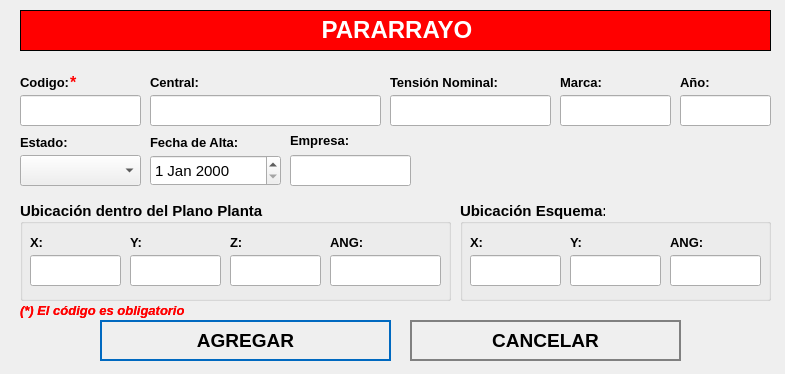
<?xml version="1.0" encoding="UTF-8"?>
<ui version="4.0">
 <class>NewBook</class>
 <widget class="QWidget" name="NewBook">
  <property name="geometry">
   <rect>
    <x>0</x>
    <y>0</y>
    <width>785</width>
    <height>374</height>
   </rect>
  </property>
  <property name="minimumSize">
   <size>
    <width>785</width>
    <height>374</height>
   </size>
  </property>
  <property name="maximumSize">
   <size>
    <width>785</width>
    <height>374</height>
   </size>
  </property>
  <property name="windowTitle">
   <string>Nuevo Registro</string>
  </property>
  <property name="styleSheet">
   <string notr="true">QPushButton
{	
	height: 2em;
 	border-style: solid;
	border-width: 2px;
 	border-color: grey;
	font-weight: bold;
}

QPushButton:hover
{
   	background-color:grey;
	color:white;
}</string>
  </property>
  <widget class="QLabel" name="label">
   <property name="geometry">
    <rect>
     <x>20</x>
     <y>10</y>
     <width>751</width>
     <height>41</height>
    </rect>
   </property>
   <property name="font">
    <font>
     <underline>false</underline>
    </font>
   </property>
   <property name="autoFillBackground">
    <bool>false</bool>
   </property>
   <property name="styleSheet">
    <string notr="true">background-color: red;</string>
   </property>
   <property name="frameShape">
    <enum>QFrame::Box</enum>
   </property>
   <property name="text">
    <string>&lt;html&gt;&lt;head/&gt;&lt;body&gt;&lt;p align=&quot;center&quot;&gt;&lt;span style=&quot; font-size:18pt; font-weight:600; color:#ffffff;&quot;&gt;PARARRAYO&lt;/span&gt;&lt;/p&gt;&lt;/body&gt;&lt;/html&gt;</string>
   </property>
  </widget>
  <widget class="QLabel" name="label_autoriza">
   <property name="geometry">
    <rect>
     <x>20</x>
     <y>70</y>
     <width>101</width>
     <height>25</height>
    </rect>
   </property>
   <property name="text">
    <string>&lt;html&gt;&lt;head/&gt;&lt;body&gt;&lt;p&gt;&lt;span style=&quot; font-size:10pt; font-weight:600;&quot;&gt;Codigo:&lt;/span&gt;&lt;/p&gt;&lt;/body&gt;&lt;/html&gt;</string>
   </property>
  </widget>
  <widget class="QLineEdit" name="inputCodigo">
   <property name="geometry">
    <rect>
     <x>20</x>
     <y>95</y>
     <width>121</width>
     <height>31</height>
    </rect>
   </property>
   <property name="font">
    <font>
     <pointsize>12</pointsize>
    </font>
   </property>
   <property name="maxLength">
    <number>15</number>
   </property>
  </widget>
  <widget class="QLineEdit" name="inputCentral">
   <property name="geometry">
    <rect>
     <x>150</x>
     <y>95</y>
     <width>231</width>
     <height>31</height>
    </rect>
   </property>
   <property name="font">
    <font>
     <pointsize>12</pointsize>
    </font>
   </property>
  </widget>
  <widget class="QPushButton" name="addButton">
   <property name="geometry">
    <rect>
     <x>100</x>
     <y>320</y>
     <width>291</width>
     <height>41</height>
    </rect>
   </property>
   <property name="font">
    <font>
     <pointsize>14</pointsize>
     <weight>75</weight>
     <bold>true</bold>
    </font>
   </property>
   <property name="cursor">
    <cursorShape>PointingHandCursor</cursorShape>
   </property>
   <property name="styleSheet">
    <string notr="true">QPushButton
{	
	height: 2em;
 	border-style: solid;
	border-width: 2px;
 	border-color: #0069c0;
	font-weight: bold;
}

QPushButton:hover
{
   	background-color:#0069c0;
	color:white;
}</string>
   </property>
   <property name="text">
    <string>AGREGAR</string>
   </property>
   <property name="icon">
    <iconset>
     <normaloff>../assets/icons/add-icon.png</normaloff>../assets/icons/add-icon.png</iconset>
   </property>
   <property name="iconSize">
    <size>
     <width>30</width>
     <height>30</height>
    </size>
   </property>
   <property name="autoDefault">
    <bool>true</bool>
   </property>
   <property name="default">
    <bool>true</bool>
   </property>
   <property name="flat">
    <bool>true</bool>
   </property>
  </widget>
  <widget class="QPushButton" name="cancelButton">
   <property name="geometry">
    <rect>
     <x>410</x>
     <y>320</y>
     <width>271</width>
     <height>41</height>
    </rect>
   </property>
   <property name="font">
    <font>
     <pointsize>14</pointsize>
     <weight>75</weight>
     <bold>true</bold>
    </font>
   </property>
   <property name="cursor">
    <cursorShape>PointingHandCursor</cursorShape>
   </property>
   <property name="styleSheet">
    <string notr="true">QPushButton
{	
	height: 2em;
 	border-style: solid;
	border-width: 2px;
 	border-color: grey;
	font-weight: bold;
}

QPushButton:hover
{
   	background-color:grey;
	color:white;
}</string>
   </property>
   <property name="text">
    <string>CANCELAR</string>
   </property>
   <property name="icon">
    <iconset>
     <normaloff>../assets/icons/cancel-icon.png</normaloff>../assets/icons/cancel-icon.png</iconset>
   </property>
   <property name="iconSize">
    <size>
     <width>30</width>
     <height>30</height>
    </size>
   </property>
   <property name="autoDefault">
    <bool>true</bool>
   </property>
   <property name="default">
    <bool>true</bool>
   </property>
   <property name="flat">
    <bool>true</bool>
   </property>
  </widget>
  <widget class="QLabel" name="label_aquienVisita">
   <property name="geometry">
    <rect>
     <x>150</x>
     <y>70</y>
     <width>191</width>
     <height>25</height>
    </rect>
   </property>
   <property name="text">
    <string>&lt;html&gt;&lt;head/&gt;&lt;body&gt;&lt;p&gt;&lt;span style=&quot; font-size:10pt; font-weight:600;&quot;&gt;Central:&lt;/span&gt;&lt;/p&gt;&lt;/body&gt;&lt;/html&gt;</string>
   </property>
  </widget>
  <widget class="QLabel" name="label_horaSalida">
   <property name="geometry">
    <rect>
     <x>20</x>
     <y>130</y>
     <width>81</width>
     <height>25</height>
    </rect>
   </property>
   <property name="text">
    <string>&lt;html&gt;&lt;head/&gt;&lt;body&gt;&lt;p&gt;&lt;span style=&quot; font-size:10pt; font-weight:600;&quot;&gt;Estado:&lt;/span&gt;&lt;/p&gt;&lt;/body&gt;&lt;/html&gt;</string>
   </property>
  </widget>
  <widget class="QLabel" name="label_motivoVisita">
   <property name="geometry">
    <rect>
     <x>150</x>
     <y>130</y>
     <width>131</width>
     <height>25</height>
    </rect>
   </property>
   <property name="text">
    <string>&lt;html&gt;&lt;head/&gt;&lt;body&gt;&lt;p&gt;&lt;span style=&quot; font-size:10pt; font-weight:600;&quot;&gt;Fecha de Alta:&lt;/span&gt;&lt;/p&gt;&lt;/body&gt;&lt;/html&gt;</string>
   </property>
  </widget>
  <widget class="QLabel" name="label_nota_obligatoria">
   <property name="geometry">
    <rect>
     <x>20</x>
     <y>300</y>
     <width>281</width>
     <height>21</height>
    </rect>
   </property>
   <property name="text">
    <string>&lt;html&gt;&lt;head/&gt;&lt;body&gt;&lt;p&gt;&lt;span style=&quot; font-size:10pt; font-weight:600; font-style:italic; color:#ff0000;&quot;&gt;(*) El código es obligatorio&lt;/span&gt;&lt;/p&gt;&lt;/body&gt;&lt;/html&gt;</string>
   </property>
  </widget>
  <widget class="QLabel" name="ast_aquienvisita">
   <property name="geometry">
    <rect>
     <x>70</x>
     <y>70</y>
     <width>21</width>
     <height>25</height>
    </rect>
   </property>
   <property name="text">
    <string>&lt;html&gt;&lt;head/&gt;&lt;body&gt;&lt;p&gt;&lt;span style=&quot; font-size:12pt; font-weight:600; color:#ff0000;&quot;&gt;*&lt;/span&gt;&lt;/p&gt;&lt;/body&gt;&lt;/html&gt;</string>
   </property>
  </widget>
  <widget class="QLabel" name="label_advertencia_dni">
   <property name="geometry">
    <rect>
     <x>20</x>
     <y>300</y>
     <width>251</width>
     <height>21</height>
    </rect>
   </property>
   <property name="text">
    <string>&lt;html&gt;&lt;head/&gt;&lt;body&gt;&lt;p&gt;&lt;span style=&quot; font-size:10pt; font-weight:600; font-style:italic; color:#ff0000;&quot;&gt;(*) El código es obligatorio&lt;/span&gt;&lt;/p&gt;&lt;/body&gt;&lt;/html&gt;</string>
   </property>
  </widget>
  <widget class="QComboBox" name="cbEstado">
   <property name="geometry">
    <rect>
     <x>20</x>
     <y>155</y>
     <width>121</width>
     <height>31</height>
    </rect>
   </property>
   <property name="font">
    <font>
     <pointsize>12</pointsize>
    </font>
   </property>
   <property name="editable">
    <bool>false</bool>
   </property>
  </widget>
  <widget class="QDateEdit" name="inputFecha">
   <property name="geometry">
    <rect>
     <x>150</x>
     <y>155</y>
     <width>131</width>
     <height>31</height>
    </rect>
   </property>
   <property name="font">
    <font>
     <pointsize>11</pointsize>
     <weight>50</weight>
     <bold>false</bold>
    </font>
   </property>
  </widget>
  <widget class="QLineEdit" name="inputMarca">
   <property name="geometry">
    <rect>
     <x>560</x>
     <y>95</y>
     <width>111</width>
     <height>31</height>
    </rect>
   </property>
   <property name="font">
    <font>
     <pointsize>12</pointsize>
    </font>
   </property>
   <property name="maxLength">
    <number>50</number>
   </property>
  </widget>
  <widget class="QLabel" name="label_autoriza_2">
   <property name="geometry">
    <rect>
     <x>560</x>
     <y>70</y>
     <width>101</width>
     <height>25</height>
    </rect>
   </property>
   <property name="text">
    <string>&lt;html&gt;&lt;head/&gt;&lt;body&gt;&lt;p&gt;&lt;span style=&quot; font-size:10pt; font-weight:600;&quot;&gt;Marca:&lt;/span&gt;&lt;/p&gt;&lt;/body&gt;&lt;/html&gt;</string>
   </property>
  </widget>
  <widget class="QLineEdit" name="inputAnio">
   <property name="geometry">
    <rect>
     <x>680</x>
     <y>95</y>
     <width>91</width>
     <height>31</height>
    </rect>
   </property>
   <property name="font">
    <font>
     <pointsize>12</pointsize>
    </font>
   </property>
   <property name="maxLength">
    <number>4</number>
   </property>
  </widget>
  <widget class="QLabel" name="label_autoriza_3">
   <property name="geometry">
    <rect>
     <x>680</x>
     <y>70</y>
     <width>91</width>
     <height>25</height>
    </rect>
   </property>
   <property name="text">
    <string>&lt;html&gt;&lt;head/&gt;&lt;body&gt;&lt;p&gt;&lt;span style=&quot; font-size:10pt; font-weight:600;&quot;&gt;Año:&lt;/span&gt;&lt;/p&gt;&lt;/body&gt;&lt;/html&gt;</string>
   </property>
  </widget>
  <widget class="QLabel" name="label_autoriza_4">
   <property name="geometry">
    <rect>
     <x>390</x>
     <y>70</y>
     <width>151</width>
     <height>25</height>
    </rect>
   </property>
   <property name="text">
    <string>&lt;html&gt;&lt;head/&gt;&lt;body&gt;&lt;p&gt;&lt;span style=&quot; font-size:10pt; font-weight:600;&quot;&gt;Tensión Nominal:&lt;/span&gt;&lt;/p&gt;&lt;/body&gt;&lt;/html&gt;</string>
   </property>
  </widget>
  <widget class="QLineEdit" name="inputTension">
   <property name="geometry">
    <rect>
     <x>390</x>
     <y>95</y>
     <width>161</width>
     <height>31</height>
    </rect>
   </property>
   <property name="font">
    <font>
     <pointsize>12</pointsize>
    </font>
   </property>
   <property name="maxLength">
    <number>8</number>
   </property>
  </widget>
  <widget class="QGroupBox" name="groupBox_2">
   <property name="geometry">
    <rect>
     <x>460</x>
     <y>200</y>
     <width>311</width>
     <height>101</height>
    </rect>
   </property>
   <property name="font">
    <font>
     <pointsize>11</pointsize>
     <weight>75</weight>
     <bold>true</bold>
    </font>
   </property>
   <property name="title">
    <string>Ubicación Esquema:</string>
   </property>
   <property name="alignment">
    <set>Qt::AlignLeading|Qt::AlignLeft|Qt::AlignVCenter</set>
   </property>
   <widget class="QLabel" name="label_motivoVisita_3">
    <property name="geometry">
     <rect>
      <x>210</x>
      <y>30</y>
      <width>121</width>
      <height>25</height>
     </rect>
    </property>
    <property name="text">
     <string>&lt;html&gt;&lt;head/&gt;&lt;body&gt;&lt;p&gt;&lt;span style=&quot; font-size:10pt; font-weight:600;&quot;&gt;ANG:&lt;/span&gt;&lt;/p&gt;&lt;/body&gt;&lt;/html&gt;</string>
    </property>
   </widget>
   <widget class="QLabel" name="label_horaSalida_3">
    <property name="geometry">
     <rect>
      <x>110</x>
      <y>30</y>
      <width>81</width>
      <height>25</height>
     </rect>
    </property>
    <property name="text">
     <string>&lt;html&gt;&lt;head/&gt;&lt;body&gt;&lt;p&gt;&lt;span style=&quot; font-size:10pt; font-weight:600;&quot;&gt;Y:&lt;/span&gt;&lt;/p&gt;&lt;/body&gt;&lt;/html&gt;</string>
    </property>
   </widget>
   <widget class="QLineEdit" name="inputX_2">
    <property name="geometry">
     <rect>
      <x>10</x>
      <y>55</y>
      <width>91</width>
      <height>31</height>
     </rect>
    </property>
    <property name="font">
     <font>
      <pointsize>12</pointsize>
     </font>
    </property>
    <property name="maxLength">
     <number>9</number>
    </property>
   </widget>
   <widget class="QLineEdit" name="inputY_2">
    <property name="geometry">
     <rect>
      <x>110</x>
      <y>55</y>
      <width>91</width>
      <height>31</height>
     </rect>
    </property>
    <property name="font">
     <font>
      <pointsize>12</pointsize>
     </font>
    </property>
    <property name="maxLength">
     <number>9</number>
    </property>
   </widget>
   <widget class="QLineEdit" name="inputANG_2">
    <property name="geometry">
     <rect>
      <x>210</x>
      <y>55</y>
      <width>91</width>
      <height>31</height>
     </rect>
    </property>
    <property name="font">
     <font>
      <pointsize>12</pointsize>
     </font>
    </property>
    <property name="maxLength">
     <number>11</number>
    </property>
   </widget>
   <widget class="QLabel" name="label_horaIngreso_3">
    <property name="geometry">
     <rect>
      <x>10</x>
      <y>30</y>
      <width>71</width>
      <height>25</height>
     </rect>
    </property>
    <property name="text">
     <string>&lt;html&gt;&lt;head/&gt;&lt;body&gt;&lt;p&gt;&lt;span style=&quot; font-size:10pt; font-weight:600;&quot;&gt;X:&lt;/span&gt;&lt;/p&gt;&lt;/body&gt;&lt;/html&gt;</string>
    </property>
   </widget>
  </widget>
  <widget class="QGroupBox" name="groupBox">
   <property name="geometry">
    <rect>
     <x>20</x>
     <y>200</y>
     <width>431</width>
     <height>101</height>
    </rect>
   </property>
   <property name="font">
    <font>
     <pointsize>11</pointsize>
     <weight>75</weight>
     <bold>true</bold>
    </font>
   </property>
   <property name="title">
    <string>Ubicación dentro del Plano Planta:</string>
   </property>
   <property name="alignment">
    <set>Qt::AlignLeading|Qt::AlignLeft|Qt::AlignVCenter</set>
   </property>
   <widget class="QLabel" name="label_motivoVisita_2">
    <property name="geometry">
     <rect>
      <x>210</x>
      <y>30</y>
      <width>91</width>
      <height>25</height>
     </rect>
    </property>
    <property name="text">
     <string>&lt;html&gt;&lt;head/&gt;&lt;body&gt;&lt;p&gt;&lt;span style=&quot; font-size:10pt; font-weight:600;&quot;&gt;Z:&lt;/span&gt;&lt;/p&gt;&lt;/body&gt;&lt;/html&gt;</string>
    </property>
   </widget>
   <widget class="QLabel" name="label_horaSalida_2">
    <property name="geometry">
     <rect>
      <x>110</x>
      <y>30</y>
      <width>81</width>
      <height>25</height>
     </rect>
    </property>
    <property name="text">
     <string>&lt;html&gt;&lt;head/&gt;&lt;body&gt;&lt;p&gt;&lt;span style=&quot; font-size:10pt; font-weight:600;&quot;&gt;Y:&lt;/span&gt;&lt;/p&gt;&lt;/body&gt;&lt;/html&gt;</string>
    </property>
   </widget>
   <widget class="QLineEdit" name="inputX">
    <property name="geometry">
     <rect>
      <x>10</x>
      <y>55</y>
      <width>91</width>
      <height>31</height>
     </rect>
    </property>
    <property name="font">
     <font>
      <pointsize>12</pointsize>
     </font>
    </property>
    <property name="maxLength">
     <number>14</number>
    </property>
   </widget>
   <widget class="QLineEdit" name="inputY">
    <property name="geometry">
     <rect>
      <x>110</x>
      <y>55</y>
      <width>91</width>
      <height>31</height>
     </rect>
    </property>
    <property name="font">
     <font>
      <pointsize>12</pointsize>
     </font>
    </property>
    <property name="maxLength">
     <number>14</number>
    </property>
   </widget>
   <widget class="QLineEdit" name="inputZ">
    <property name="geometry">
     <rect>
      <x>210</x>
      <y>55</y>
      <width>91</width>
      <height>31</height>
     </rect>
    </property>
    <property name="font">
     <font>
      <pointsize>12</pointsize>
     </font>
    </property>
    <property name="maxLength">
     <number>14</number>
    </property>
   </widget>
   <widget class="QLabel" name="label_horaIngreso_2">
    <property name="geometry">
     <rect>
      <x>10</x>
      <y>30</y>
      <width>71</width>
      <height>25</height>
     </rect>
    </property>
    <property name="text">
     <string>&lt;html&gt;&lt;head/&gt;&lt;body&gt;&lt;p&gt;&lt;span style=&quot; font-size:10pt; font-weight:600;&quot;&gt;X:&lt;/span&gt;&lt;/p&gt;&lt;/body&gt;&lt;/html&gt;</string>
    </property>
   </widget>
   <widget class="QLabel" name="label_horaIngreso_4">
    <property name="geometry">
     <rect>
      <x>310</x>
      <y>30</y>
      <width>71</width>
      <height>25</height>
     </rect>
    </property>
    <property name="text">
     <string>&lt;html&gt;&lt;head/&gt;&lt;body&gt;&lt;p&gt;&lt;span style=&quot; font-size:10pt; font-weight:600;&quot;&gt;ANG:&lt;/span&gt;&lt;/p&gt;&lt;/body&gt;&lt;/html&gt;</string>
    </property>
   </widget>
   <widget class="QLineEdit" name="inputANG">
    <property name="geometry">
     <rect>
      <x>310</x>
      <y>55</y>
      <width>111</width>
      <height>31</height>
     </rect>
    </property>
    <property name="font">
     <font>
      <pointsize>12</pointsize>
     </font>
    </property>
    <property name="maxLength">
     <number>11</number>
    </property>
   </widget>
  </widget>
  <widget class="QLineEdit" name="inputCodEmpresa">
   <property name="geometry">
    <rect>
     <x>290</x>
     <y>155</y>
     <width>121</width>
     <height>31</height>
    </rect>
   </property>
   <property name="font">
    <font>
     <pointsize>12</pointsize>
    </font>
   </property>
   <property name="maxLength">
    <number>5</number>
   </property>
  </widget>
  <widget class="QLabel" name="label_empresa">
   <property name="geometry">
    <rect>
     <x>290</x>
     <y>130</y>
     <width>111</width>
     <height>21</height>
    </rect>
   </property>
   <property name="text">
    <string>&lt;html&gt;&lt;head/&gt;&lt;body&gt;&lt;p&gt;&lt;span style=&quot; font-size:10pt; font-weight:600;&quot;&gt;Empresa:&lt;/span&gt;&lt;/p&gt;&lt;/body&gt;&lt;/html&gt;</string>
   </property>
   <property name="scaledContents">
    <bool>true</bool>
   </property>
  </widget>
 </widget>
 <tabstops>
  <tabstop>inputCodigo</tabstop>
  <tabstop>inputCentral</tabstop>
  <tabstop>addButton</tabstop>
  <tabstop>cancelButton</tabstop>
 </tabstops>
 <resources/>
 <connections/>
</ui>
